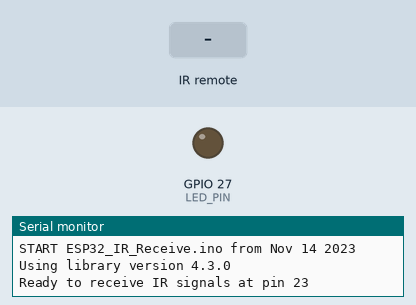
Recording of a sketch running on a simulated ESP32. Shown: output pins drawn as LEDs (lit = HIGH), the last lines printed to the serial monitor. The inputs (shaded band) are chosen by the test bench.

Above: at 1.2 s.
1.3 s: infrared code 0x10 received
2.8 s: infrared code 0x11 received
4.3 s: infrared code 0x11 received
At 6.5 s:
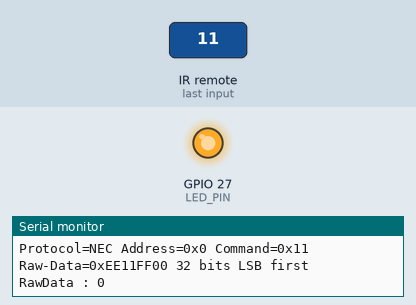
Timing chart, 0 to 8.0 s (numbered marks = the images above; inputs shaded):
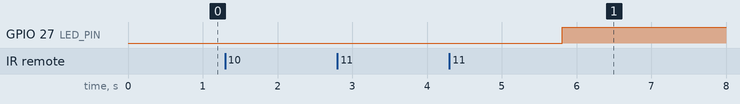

Measured:
- after the input at 4.3 s, GPIO 27 (LED_PIN): LOW → HIGH after 1.5 s

The sketch:

ESP32_IR_Receive.ino
```cpp
// 참고 https://www.basic4mcu.com/bbs/board.php?bo_table=gac&wr_id=6598
/*
 * SimpleReceiver.cpp
 *
 * Demonstrates receiving NEC IR codes with IRrecv
 *
 *  Copyright (C) 2020-2021  Armin Joachimsmeyer
 *  armin.joachimsmeyer@gmail.com
 *
 *  This file is part of Arduino-IRremote https://github.com/z3t0/Arduino-IRremote.
 *
 *  MIT License
 */

/*
 * Specify which protocol(s) should be used for decoding.
 * If no protocol is defined, all protocols are active.
 */

/*
#define DECODE_DENON        // Includes Sharp
#define DECODE_JVC
#define DECODE_KASEIKYO
#define DECODE_PANASONIC    // the same as DECODE_KASEIKYO
#define DECODE_LG
#define DECODE_NEC          // Includes Apple and Onkyo
#define DECODE_SAMSUNG
#define DECODE_SONY
#define DECODE_RC5
#define DECODE_RC6

#define DECODE_BOSEWAVE
#define DECODE_LEGO_PF
#define DECODE_MAGIQUEST
#define DECODE_WHYNTER
*/

#define DECODE_NEC 1  // 디코딩 방식
#include <IRremote.h>

int IR_RECEIVE_PIN = 23;  // 데이터 핀
int LED_PIN = 27;
bool state = 0;
int LED_mode = 0;
uint32_t myRawdata= IrReceiver.decodedIRData.decodedRawData;
uint32_t myCommand = IrReceiver.decodedIRData.command;

void setup() {
    Serial.begin(115200);
    // Just to know which program is running on my Arduino
    Serial.println(F("START " __FILE__ " from " __DATE__ "\r\nUsing library version " VERSION_IRREMOTE));

    // 데이터 핀, 수신 확인용 LED<- 잘모르겠음
    IrReceiver.begin(IR_RECEIVE_PIN, ENABLE_LED_FEEDBACK); // Start the receiver, enable feedback LED, take LED feedback pin from the internal boards definition
    pinMode(LED_PIN, OUTPUT);

    Serial.print(F("Ready to receive IR signals at pin "));
    Serial.println(IR_RECEIVE_PIN);
}

void loop() {
    /*
     * Check if received data is available and if yes, try to decode it.
     * Decoded result is in the IrReceiver.decodedIRData structure.
     */
     // 디코딩 된 정보 받으면
    if (IrReceiver.decode()) {

        // Print a short summary of received data
        IrReceiver.printIRResultShort(&Serial); // 받은 데이터 시리얼에 표시
        Serial.println();
        Serial.print("RawData : ");
        Serial.println(myRawdata);
        // 알 수 없는 것이 들어오면 추가 정보 출력
        if (IrReceiver.decodedIRData.protocol == UNKNOWN) {
            // We have an unknown protocol, print more info
            IrReceiver.printIRResultRawFormatted(&Serial, true);
        }
        Serial.println();
        IrReceiver.resume(); // Enable receiving of the next value

        /*
         * Finally check the received data and perform actions according to the received commands
         */
        if (IrReceiver.decodedIRData.command == 0x10) {
            // do something
        } else if (IrReceiver.decodedIRData.command == 0x11) {
            digitalWrite(LED_PIN, state);
            state = !state;
            delay(3000);
        } else if(IrReceiver.decodedIRData.command == 0x045){
          if (LED_mode != 0){
            LED_mode = 0;
            digitalWrite(LED_PIN, LED_mode);

          }
          else{
            LED_mode = 1;
            digitalWrite(LED_PIN, LED_mode);
          }
          delay(2000);
        }
    }
}
```
